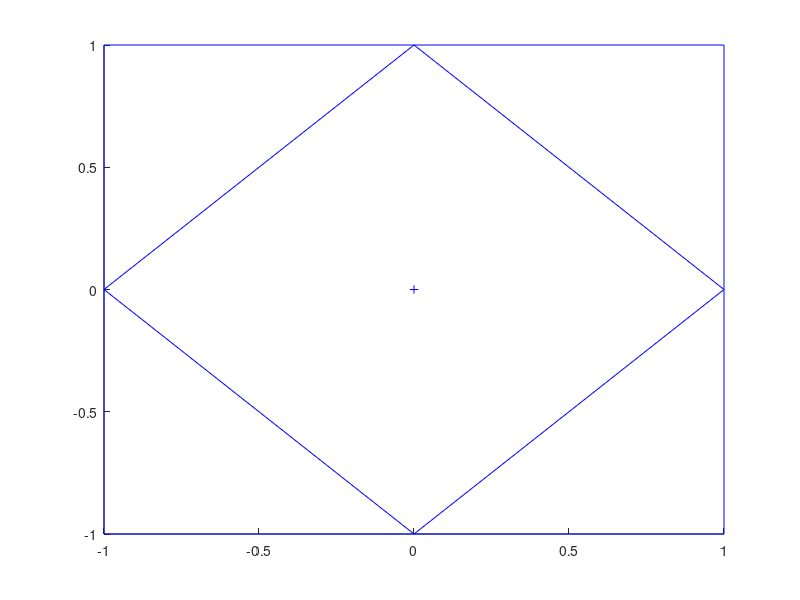

Source code (MATLAB): (Note: this script raises an error after producing the figure.)

nLines = 32;
% P1 = randn(2, nLines);
% P2 = randn(2, nLines);
P1 = [-1 -1; -1 1; 1 1; 1 -1; 0 -1; -1 0; 0 1; 1 0]';
P2 = [-1 1; 1 1; 1 -1; -1 -1; -1 0; 0 1; 1 0; 0 -1]';
nLines = size(P1, 2);
L = zeros(3, nLines);
x0 = zeros(2,1);

 figure;
A = cell(nLines, 1);
C = cell(nLines, 1);
for i=1:nLines
    p1 = P1(:, i);
    p2 = P2(:, i);
    n = p2 - p1;
    n = n./norm(n);
    n = [-n(2); n(1)];
    pavg = 0.5*(p2+p1);
    
    d = -dot(n, pavg);
    li = [n; d];
    L(:, i) = li;
    
    x0 = x0 + pavg;
    
    Ai = eye(2) - n*n';
    Ci = pavg;
    A{i} = Ai;
    C{i} = Ci;
        
    hold on, plot([p1(1) p2(1)], [p1(2) p2(2)], 'b-');
end

x0 = x0./nLines;
hold on, plot(x0(1), x0(2), 'b+');
x0 = [-0.5; 0.5]+2;
projFunc = @(x)(x);
q = 1.0;
iterations = 30;

w = ones(nLines, 1);
xNormal = AffSub_solveNormal(w, A, C);
hold on, plot(xNormal(1), xNormal(2), 'ko');

for trials = 1:1000
    Ak = A; Ck = C;
    Ak{1} = Ak{1}+0.75*randn(2, 2);
    Ck{1} = Ck{1}+0.75*randn(2, 1);
    Ak{5} = Ak{5}+0.75*randn(2, 2);
    Ck{5} = Ck{5}+0.75*randn(2, 1);
    [X] = AffSub_Lq_weiszfeld(Ak, Ck, x0, q, iterations, projFunc);
    if (norm(X)<10)
        hold on, plot(X(1), X(2), 'ro');
    end
end

axis([-3 3 -3 3]);
